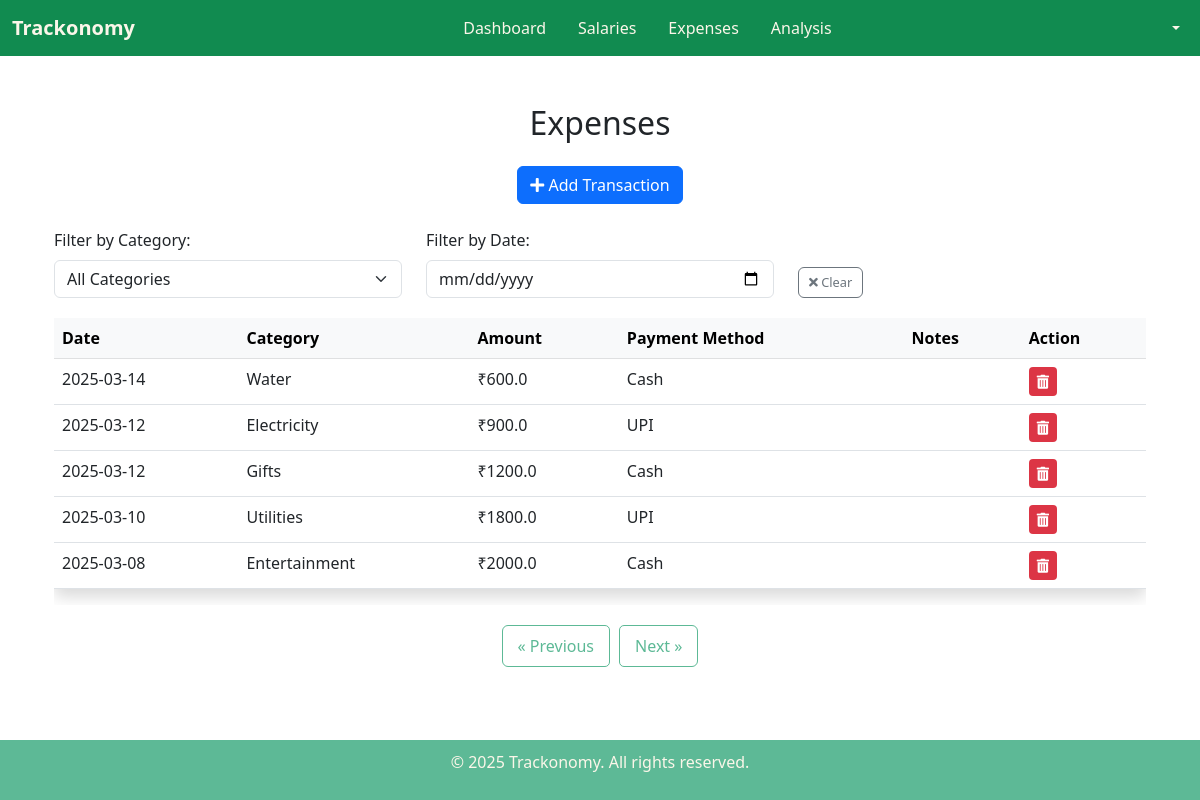
Screenshot of /expenses?page=2&category=&date= (signed in) with the database file from the repository.
### tables this page shows
CREATE TABLE expenses (
            id INTEGER PRIMARY KEY AUTOINCREMENT,
            user_id INTEGER NOT NULL,
            amount REAL NOT NULL,
            category TEXT NOT NULL,
            date TEXT NOT NULL,
            description TEXT,
            payment_method TEXT NOT NULL, recurring INTEGER DEFAULT 0, last_added DATE, salary_id INTEGER,
            FOREIGN KEY (user_id) REFERENCES users (id)
        );

### app.py (the view)
@app.route('/expenses')
def expenses():
    if 'username' not in session:
        return redirect(url_for('login'))
    user_id = session['user_id']
    page = request.args.get('page', 1, type=int)
    category = request.args.get('category', '', type=str)
    date = request.args.get('date', '', type=str)
    limit = 5  # Show 5 expenses per page
    offset = (page - 1) * limit
    conn = get_db_connection()
    cursor = conn.cursor()
    cursor.execute("SELECT DISTINCT category FROM expenses WHERE user_id = ?", (user_id,))
    categories = [row[0] for row in cursor.fetchall()]
    cursor.execute("SELECT id, amount, salary_type FROM salaries WHERE user_id = ?", (user_id,))
    salaries = cursor.fetchall()
    query_count = "SELECT COUNT(*) FROM expenses WHERE user_id = ?"
    params_count = [user_id]
    query = "SELECT * FROM expenses WHERE user_id = ?"
    params = [user_id]
    if category:
        query += " AND category = ?"
        params.append(category)
        query_count += " AND category = ?"
        params_count.append(category)
    if date:
        query += " AND date = ?"
        params.append(date)
        query_count += " AND date = ?"
        params_count.append(date)
    query += " ORDER BY date DESC LIMIT ? OFFSET ?"
    params.extend([limit, offset])
    cursor.execute(query_count, params_count)
    total_expenses = cursor.fetchone()[0]
    total_pages = (total_expenses + limit - 1) // limit  # Calculate total pages
    cursor.execute(query, params)
    expenses = cursor.fetchall()
    conn.close()
    return render_template(
        'expenses.html',
        expenses=expenses,
        page=page,
        total_pages=total_pages,
        selected_category=category,  # Changed from 'category' to 'selected_category'
        selected_date=date,         # Changed from 'date' to 'selected_date'
        salaries=salaries,
        categories=categories       # Added this line
    )

### app.py (called while the page is built)
def get_db_connection():
    conn = sqlite3.connect(DATABASE)
    conn.row_factory = sqlite3.Row  # Allows fetching results as dictionaries
    return conn

### templates/expenses.html (shortened to what this page needs)
{% extends 'base.html' %}
{% block content %}
<link rel="stylesheet" href="https://cdn.jsdelivr.net/npm/bootstrap@5.3.0/dist/css/bootstrap.min.css">
<link rel="stylesheet" href="https://cdnjs.cloudflare.com/ajax/libs/font-awesome/5.15.4/css/all.min.css">
<div class="container mt-4">
    <h2 class="text-center mb-4">Expenses</h2>
    <div class="text-center mb-4">
        <button class="btn btn-primary" onclick="openPopup()">
            <i class="fas fa-plus"></i> Add Transaction
        </button>
    </div>
<div class="row filter-row">
    <div class="col-md-4">
        <label for="categoryFilter" class="form-label">Filter by Category:</label>
        <select id="categoryFilter" class="form-select" onchange="applyFilters()">
            <option value="">All Categories</option>
        </select>
    </div>
    <div class="col-md-4">
        <label for="dateFilter" class="form-label">Filter by Date:</label>
        <input type="date" id="dateFilter" class="form-control" value="{{ selected_date }}" onchange="applyFilters()">
    </div>
    <div class="col-md-4 d-flex align-items-end">
        <button class="btn btn-outline-secondary clear-filters-btn" onclick="clearFilters()">
            <i class="fas fa-times"></i> Clear
        </button>
    </div>
</div>
    <div class="table-responsive">
        <table class="table table-hover shadow rounded">
            <thead class="table-light">
                <tr>
                    <th>Date</th>
                    <th>Category</th>
                    <th>Amount</th>
                    <th>Payment Method</th>
                    <th>Notes</th>
                    <th>Action</th>
                </tr>
            </thead>
            <tbody>
                {% if expenses %}
                    {% for expense in expenses %}
                        <tr>
                            <td>{{ expense.date }}</td>
                            <td>{{ expense.category }}</td>
                            <td>₹{{ expense.amount }}</td>
                            <td>{{ expense.payment_method }}</td>
                            <td>{{ expense.notes }}</td>
                            <td>
                                <form action="{{ url_for('delete_transaction', transaction_id=expense.id) }}" method="post">
                                    <button type="submit" class="btn btn-danger btn-sm">
                                        <i class="fas fa-trash-alt"></i>
                                    </button>
                                </form>
                            </td>
                        </tr>
                    {% endfor %}
                {% else %}
                    <tr>
                        <td colspan="6" class="text-center">No expenses found{% if selected_category or selected_date %} matching your filters{% endif %}.</td>
                    </tr>
                {% endif %}
            </tbody>
        </table>
    </div>
    {% if expenses %}
    <nav>
        <ul class="pagination">
            {% if page > 1 %}
                <li class="page-item">
                    <a class="page-link" href="{{ url_for('expenses', page=page-1, category=selected_category, date=selected_date) }}">
                        &laquo; Previous
                    </a>
                </li>
            {% endif %}
            {% if page < total_pages %}
                <li class="page-item">
                    <a class="page-link" href="{{ url_for('expenses', page=page+1, category=selected_category, date=selected_date) }}">
                        Next &raquo;
                    </a>
                </li>
            {% endif %}
        </ul>
    </nav>
    {% endif %}
</div>
{% endblock %}

### templates/base.html (style rules this page uses)
body { color: #333; font-family: 'Poppins', sans-serif; min-height: 100vh; display: flex; flex-direction: column; }

### templates/expenses.html (style rules this page uses)
.btn-danger { background-color: #dc3545; border: none; }
.pagination { display: flex; list-style: none; padding: 0; justify-content: center; }
.page-item { margin: 0 5px; }
.page-link { padding: 8px 15px; text-decoration: none; border-radius: 5px; border: 1px solid #5DB996; color: #5DB996; transition: all 0.3s ease; }
.clear-filters-btn { padding: 5px 10px; font-size: 0.8rem; }
.filter-row { margin-bottom: 20px; }
.table-responsive { margin-bottom: 20px; }

### rows the page displays
expenses: date "2025-03-14", category "Water", amount "600.0", payment_method "Cash"
expenses: date "2025-03-12", category "Electricity", amount "900.0", payment_method "UPI"
expenses: date "2025-03-12", category "Gifts", amount "1200.0", payment_method "Cash"
expenses: date "2025-03-10", category "Utilities", amount "1800.0", payment_method "UPI"
expenses: date "2025-03-08", category "Entertainment", amount "2000.0", payment_method "Cash"
